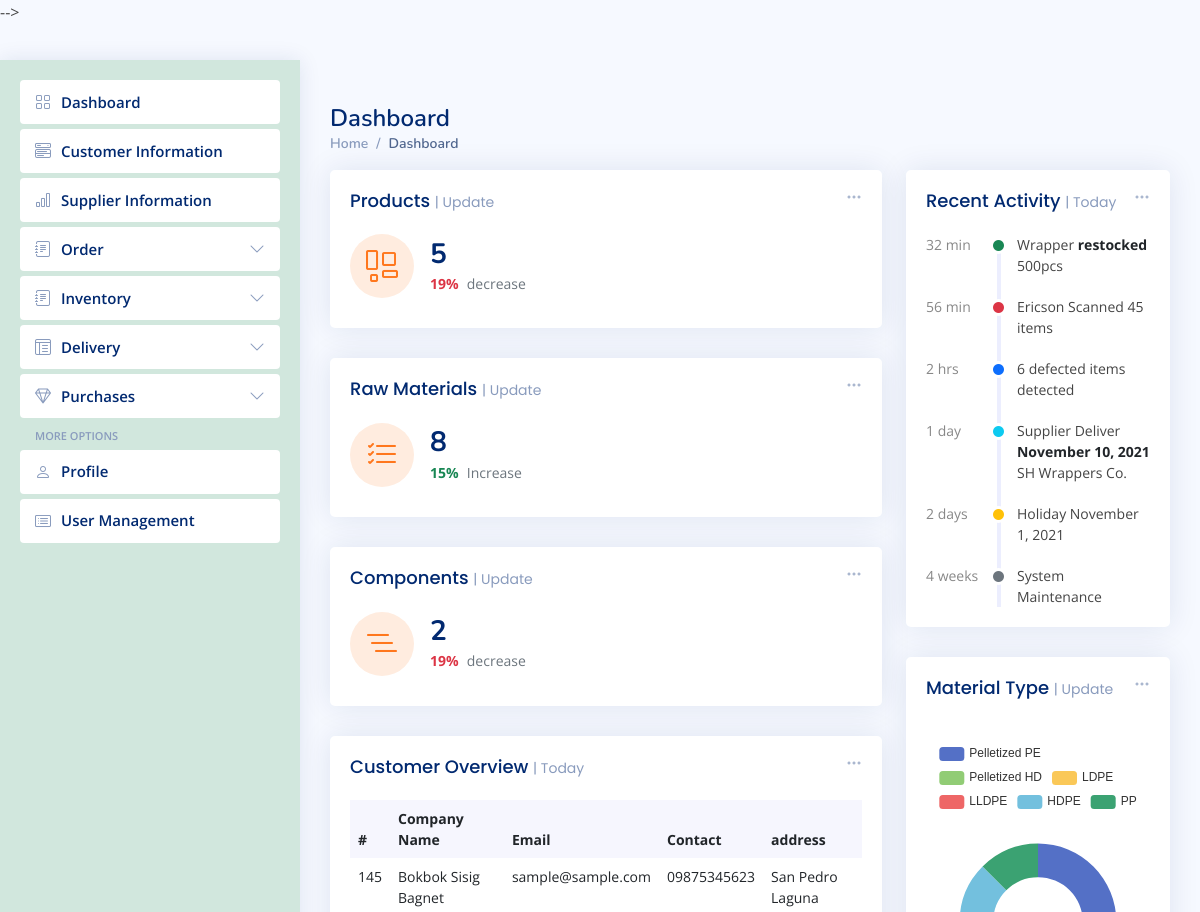
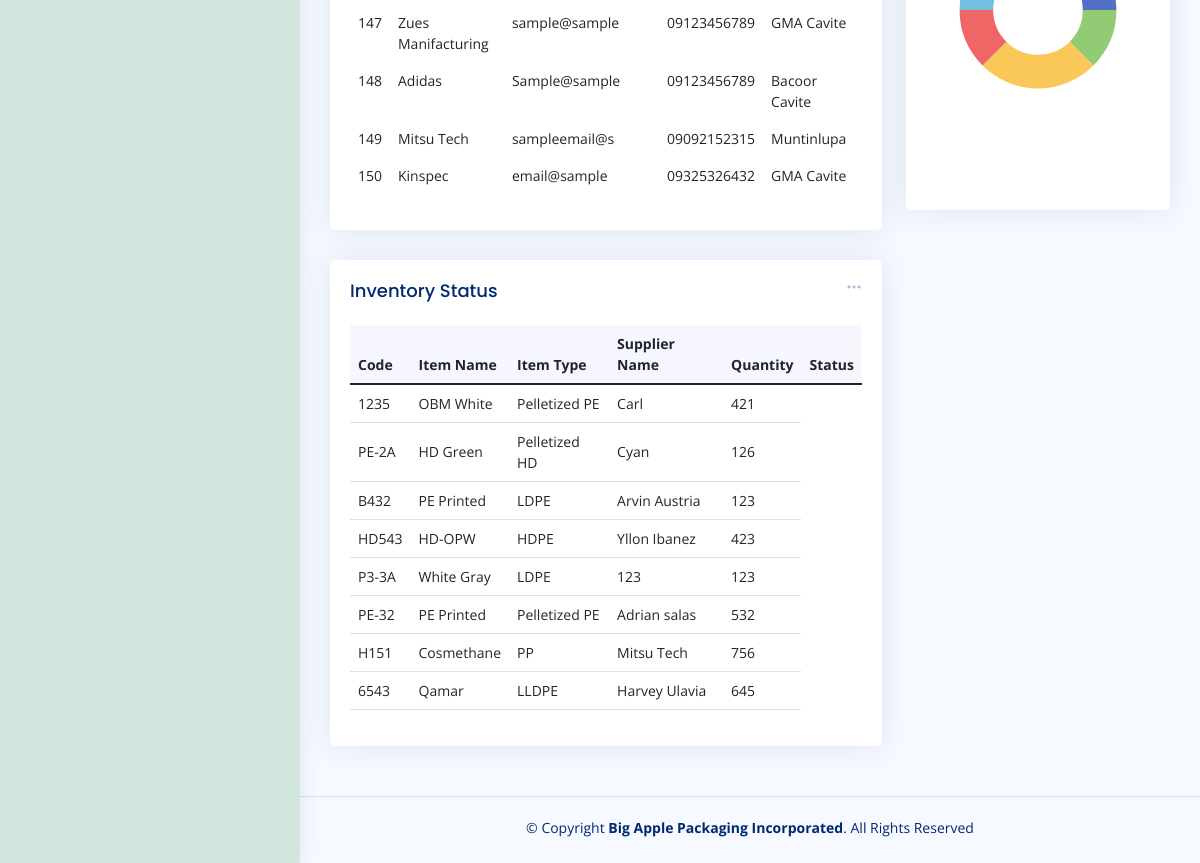
The page / on the database its author committed (2 pictures, top to bottom).
### tables this page shows
CREATE TABLE `customer` (
  `id` int(20) NOT NULL,
  `company` varchar(100) NOT NULL,
  `email` varchar(100) NOT NULL,
  `contact` varchar(100) NOT NULL,
  `conperson` varchar(100) NOT NULL,
  `address` varchar(100) NOT NULL,
  `agent_name` varchar(255) NOT NULL
);

CREATE TABLE `rawmaterials` (
  `id` int(255) NOT NULL,
  `itemcode` varchar(255) NOT NULL,
  `itemname` varchar(255) NOT NULL,
  `itemtype` varchar(255) NOT NULL,
  `suppliername` varchar(255) NOT NULL,
  `quantity` int(255) NOT NULL
);

### index.php (the view, shortened to what this page needs)
<?php
include_once 'header-sidebar.php';
?>
<main id="main" class="main">
  <div class="pagetitle">
    <h1>Dashboard</h1>
    <nav>
      <ol class="breadcrumb">
        <li class="breadcrumb-item"><a href="index.html">Home</a></li>
        <li class="breadcrumb-item active">Dashboard</li>
      </ol>
    </nav>
  </div>
  <section class="section dashboard">
    <div class="row">
      <div class="col-lg-8">
        <div class="row">
          <div class="col-xxl-4 col-xl-12">
            <div class="card info-card customers-card">
              <div class="filter">
                <a class="icon" href="#" data-bs-toggle="dropdown"><i class="bi bi-three-dots"></i></a>
              </div>
              <div class="card-body">
                <h5 class="card-title">Products <span>| Update</span></h5>
                <div class="d-flex align-items-center">
                  <div class="card-icon rounded-circle d-flex align-items-center justify-content-center">
                    <i class="bi bi-layout-wtf"></i>
                  </div>
                  <div class="ps-3">
                    <h6>
                      <?php
                      include_once 'conndb.php';
                      $sql = "SELECT * from products";
                      $query_products_run = mysqli_query($data, $sql);
                      if ($products_total = mysqli_num_rows($query_products_run)) {
                        echo $products_total;
                      } else {
                        echo '<h4 class="mb-0">No Data</h4>';
                      }
                      ?>
                    </h6>
                    <span class="text-danger small pt-1 fw-bold">19%</span> <span class="text-muted small pt-2 ps-1">decrease</span>
                  </div>
                </div>
              </div>
            </div>
          </div>
          <div class="col-xxl-4 col-xl-12">
            <div class="card info-card customers-card">
              <div class="filter">
                <a class="icon" href="#" data-bs-toggle="dropdown"><i class="bi bi-three-dots"></i></a>
              </div>
              <div class="card-body">
                <h5 class="card-title">Raw Materials <span>| Update</span></h5>
                <div class="d-flex align-items-center">
                  <div class="card-icon rounded-circle d-flex align-items-center justify-content-center">
                    <i class="bi bi-list-check"></i>
                  </div>
                  <div class="ps-3">
                    <h6>
                      <?php
                      include_once 'conndb.php';
                      $sql = "SELECT * from rawmaterials";
                      $query_products_run = mysqli_query($data, $sql);
                      if ($products_total = mysqli_num_rows($query_products_run)) {
                        echo $products_total;
                      } else {
                        echo '<h4 class="mb-0">No Data</h4>';
                      }
                      ?>
                    </h6>
                    <span class="text-success small pt-1 fw-bold">15%</span> <span class="text-muted small pt-2 ps-1">Increase</span>
                  </div>
                </div>
              </div>
            </div>
          </div>
          <div class="col-xxl-4 col-xl-12">
            <div class="card info-card customers-card">
              <div class="filter">
                <a class="icon" href="#" data-bs-toggle="dropdown"><i class="bi bi-three-dots"></i></a>
              </div>
              <div class="card-body">
                <h5 class="card-title">Components <span>| Update</span></h5>
                <div class="d-flex align-items-center">
                  <div class="card-icon rounded-circle d-flex align-items-center justify-content-center">
                    <i class="bi bi-list-nested"></i>
                  </div>
                  <div class="ps-3">
                    <h6>
                      <?php
                      include_once 'conndb.php';
                      $sql = "SELECT * from components";
                      $query_products_run = mysqli_query($data, $sql);
                      if ($products_total = mysqli_num_rows($query_products_run)) {
                        echo $products_total;
                      } else {
                        echo '<h4 class="mb-0">No Data</h4>';
                      }
                      ?>
                    </h6>
                    <span class="text-danger small pt-1 fw-bold">19%</span> <span class="text-muted small pt-2 ps-1">decrease</span>
                  </div>
                </div>
              </div>
            </div>
          </div>
          <div class="col-12">
            <div class="card recent-sales">
              <div class="filter">
                <a class="icon" href="#" data-bs-toggle="dropdown"><i class="bi bi-three-dots"></i></a>
              </div>
              <div class="card-body">
                <h5 class="card-title">Customer Overview <span>| Today</span></h5>
                <table class="table table-borderless datatable">
                  <thead>
                    <tr>
                      <th scope="col">#</th>
                      <th scope="col">Company Name</th>
                      <th scope="col">Email</th>
                      <th scope="col">Contact</th>
                      <th scope="col">address</th>
                    </tr>
                  </thead>
                  <tbody>
                    <?php
                    require_once 'conndb.php';
                    $query = mysqli_query($data, "SELECT * FROM customer");
                    while ($row = mysqli_fetch_array($query)) {
                    ?>
                      <tr>
                        <td><?php echo $row['id']; ?></td>
                        <td><?php echo $row['company']; ?></td>
                        <td><?php echo $row['email']; ?></td>
                        <td><?php echo $row['contact']; ?></td>
                        <td><?php echo $row['address']; ?></td>
                      </tr>
                    <?php }
                    ?>
                  </tbody>
                </table>
              </div>
            </div>
          </div>
          <div class="col-12">
            <div class="card top-selling">
              <div class="filter">
                <a class="icon" href="#" data-bs-toggle="dropdown"><i class="bi bi-three-dots"></i></a>
              </div>
              <div class="card-body">
                <h5 class="card-title">Inventory Status</h5>
                <table class="table table-hover">
                  <thead>
                    <tr>
                      <th scope="col">Code</th>
                      <th scope="col">Item Name</th>
                      <th scope="col">Item Type</th>
                      <th scope="col">Supplier Name</th>
                      <th scope="col">Quantity</th>
                      <th scope="col">Status</th>
                    </tr>
                  </thead>
                  <tbody>
                    <?php
                    require_once 'conndb.php';
                    $query = mysqli_query($data, "SELECT * FROM rawmaterials");
                    while ($row = mysqli_fetch_array($query)) {
                    ?>
                      <tr>
                        <td><?php echo $row['itemcode']; ?></td>
                        <td><?php echo $row['itemname']; ?></td>
                        <td><?php echo $row['itemtype']; ?></td>
                        <td><?php echo $row['suppliername']; ?></td>
                        <td><?php echo $row['quantity']; ?></td>
                      </tr>
                    <?php }
                    ?>
                  </tbody>
                </table>
              </div>
            </div>
          </div>
        </div>
      </div>
      <div class="col-lg-4">
        <div class="card">
          <div class="filter">
            <a class="icon" href="#" data-bs-toggle="dropdown"><i class="bi bi-three-dots"></i></a>
          </div>
          <div class="card-body">
            <h5 class="card-title">Recent Activity <span>| Today</span></h5>
            <div class="activity">
              <div class="activity-item d-flex">
                <div class="activite-label">32 min</div>
                <i class='bi bi-circle-fill activity-badge text-success align-self-start'></i>
                <div class="activity-content">
                  Wrapper <a href="#" class="fw-bold text-dark">restocked</a> 500pcs
                </div>
              </div>
              <div class="activity-item d-flex">
                <div class="activite-label">56 min</div>
                <i class='bi bi-circle-fill activity-badge text-danger align-self-start'></i>
                <div class="activity-content">
                  Ericson Scanned 45 items
                </div>
              </div>
              <div class="activity-item d-flex">
                <div class="activite-label">2 hrs</div>
                <i class='bi bi-circle-fill activity-badge text-primary align-self-start'></i>
                <div class="activity-content">
                  6 defected items detected
                </div>
              </div>
              <div class="activity-item d-flex">
                <div class="activite-label">1 day</div>
                <i class='bi bi-circle-fill activity-badge text-info align-self-start'></i>
                <div class="activity-content">
                  Supplier Deliver <a href="#" class="fw-bold text-dark">November 10, 2021</a> SH Wrappers Co.
                </div>
              </div>
              <div class="activity-item d-flex">
                <div class="activite-label">2 days</div>
                <i class='bi bi-circle-fill activity-badge text-warning align-self-start'></i>
                <div class="activity-content">
                  Holiday November 1, 2021
                </div>
              </div>
              <div class="activity-item d-flex">
                <div class="activite-label">4 weeks</div>
                <i class='bi bi-circle-fill activity-badge text-muted align-self-start'></i>
                <div class="activity-content">
                  System Maintenance
                </div>
              </div>
            </div>
          </div>
        </div>
        <?php
        include_once 'conndb.php';
        $sql = "SELECT itemtype from rawmaterials WHERE itemtype = 'Pelletized PE'";
        $query_pe_run = mysqli_query($data, $sql);
        if ($pe_total = mysqli_num_rows($query_pe_run)) {
        } else {
          echo '<h4 class="mb-0">No Data</h4>';
        }
        $sql = "SELECT itemtype from rawmaterials WHERE itemtype = 'Pelletized HD'";
        $query_hd_run = mysqli_query($data, $sql);
        if ($hd_total = mysqli_num_rows($query_hd_run)) {
        } else {
          echo '<h4 class="mb-0">No Data</h4>';
        }
        $sql = "SELECT itemtype from rawmaterials WHERE itemtype = 'LDPE'";
        $query_ldpe_run = mysqli_query($data, $sql);
        if ($ldpe_total = mysqli_num_rows($query_ldpe_run)) {
        } else {
          echo '<h4 class="mb-0">No Data</h4>';
        }
        $sql = "SELECT itemtype from rawmaterials WHERE itemtype = 'LLDPE'";
        $query_lldpe_run = mysqli_query($data, $sql);
        if ($lldpe_total = mysqli_num_rows($query_lldpe_run)) {
        } else {
          echo '<h4 class="mb-0">No Data</h4>';
        }
        $sql = "SELECT itemtype from rawmaterials WHERE itemtype = 'HDPE'";
        $query_hdpe_run = mysqli_query($data, $sql);
        if ($hdpe_total = mysqli_num_rows($query_hdpe_run)) {
        } else {
          echo '<h4 class="mb-0">No Data</h4>';
        }
        $sql = "SELECT itemtype from rawmaterials WHERE itemtype = 'PP'";
        $query_pp_run = mysqli_query($data, $sql);
        if ($pp_total = mysqli_num_rows($query_pp_run)) {
        } else {
          echo '<h4 class="mb-0">No Data</h4>';
        }
        ?>
        <div class="card">
          <div class="filter">
            <a class="icon" href="#" data-bs-toggle="dropdown"><i class="bi bi-three-dots"></i></a>
          </div>
          <div class="card-body pb-0">
            <h5 class="card-title">Material Type <span>| Update</span></h5>
            <div id="trafficChart" style="min-height: 400px;" class="echart"></div>
            <script>
              document.addEventListener("DOMContentLoaded", () => {
                echarts.init(document.querySelector("#trafficChart")).setOption({
                  tooltip: {
                    trigger: 'item'
                  },
                  legend: {
                    top: '5%',
                    left: 'center'
                  },
                  series: [{
                    name: 'Access From',
                    type: 'pie',
                    radius: ['40%', '70%'],
                    avoidLabelOverlap: false,
                    label: {
                      show: false,
                      position: 'center'
                    },
                    emphasis: {
                      label: {
                        show: true,
                        fontSize: '18',
                        fontWeight: 'bold'
                      }
                    },
                    labelLine: {
                      show: false
                    },
                    data: [{
                        value: <?php echo $pe_total; ?>,
                        name: 'Pelletized PE'
                      },
                      {
                        value: <?php echo $hd_total; ?>,
                        name: 'Pelletized HD'
                      },
                      {
                        value: <?php echo $ldpe_total; ?>,
                        name: 'LDPE'
                      },
                      {
                        value: <?php echo $lldpe_total; ?>,
                        name: 'LLDPE'
                      },
                      {
                        value: <?php echo $hdpe_total; ?>,
                        name: 'HDPE'
                      },
                      {
                        value: <?php echo $pp_total; ?>,
                        name: 'PP'
                      }
                    ]
                  }]
                });
              });
            </script>
          </div>
        </div>
      </div>
    </div>
  </section>
</main>
<footer id="footer" class="footer">
  <div class="copyright">
    &copy; Copyright <strong><span>Big Apple Packaging Incorporated</span></strong>. All Rights Reserved
  </div>
  <div class="credits">
  </div>
</footer>
</body>
</html>

### rows shown on the page
customer: id "145", company "Bokbok Sisig Bagnet", email "sample@sample.com", contact "09875345623", address "San Pedro Laguna"
customer: id "147", company "Zues Manifacturing", email "sample@sample", contact "09123456789", address "GMA Cavite"
customer: id "148", company "Adidas", email "Sample@sample", contact "09123456789", address "Bacoor Cavite"
customer: id "149", company "Mitsu Tech", email "sampleemail@s", contact "09092152315", address "Muntinlupa"
customer: id "150", company "Kinspec", email "email@sample", contact "09325326432", address "GMA Cavite"
rawmaterials: itemcode "1235", itemname "OBM White", itemtype "Pelletized PE", suppliername "Carl", quantity "421"
rawmaterials: itemcode "PE-2A", itemname "HD Green", itemtype "Pelletized HD", suppliername "Cyan", quantity "126"
rawmaterials: itemcode "B432", itemname "PE Printed", itemtype "LDPE", suppliername "Arvin Austria", quantity "123"
rawmaterials: itemcode "HD543", itemname "HD-OPW", itemtype "HDPE", suppliername "Yllon Ibanez", quantity "423"
rawmaterials: itemcode "P3-3A", itemname "White Gray", itemtype "LDPE", suppliername "123", quantity "123"
rawmaterials: itemcode "PE-32", itemname "PE Printed", itemtype "Pelletized PE", suppliername "Adrian salas", quantity "532"
rawmaterials: itemcode "H151", itemname "Cosmethane", itemtype "PP", suppliername "Mitsu Tech", quantity "756"
rawmaterials: itemcode "6543", itemname "Qamar", itemtype "LLDPE", suppliername "Harvey Ulavia", quantity "645"

### other values the page prints
$products_total "5"
$products_total "8"
$products_total "2"
chart data {{ $pe_total }} 2
chart data {{ $hd_total }} 1
chart data {{ $ldpe_total }} 2
chart data {{ $lldpe_total }} 1
